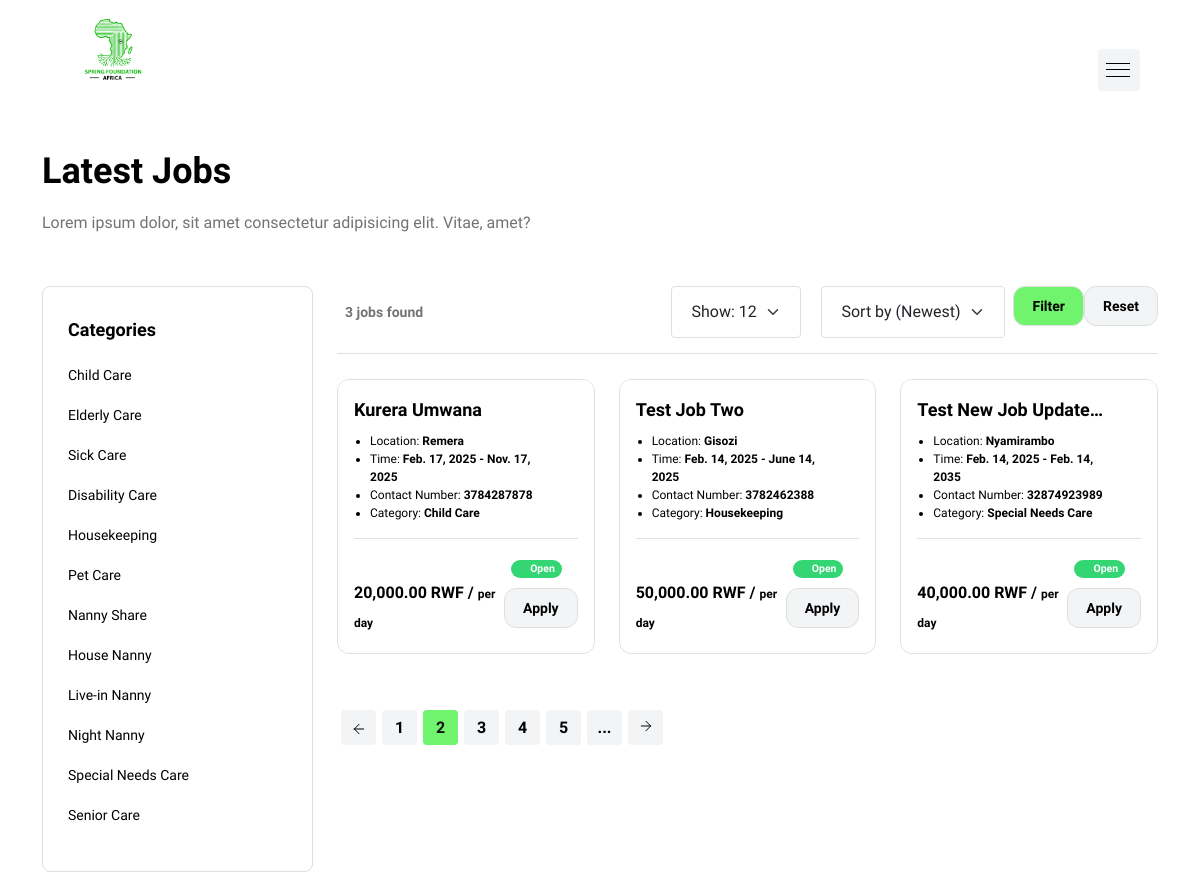
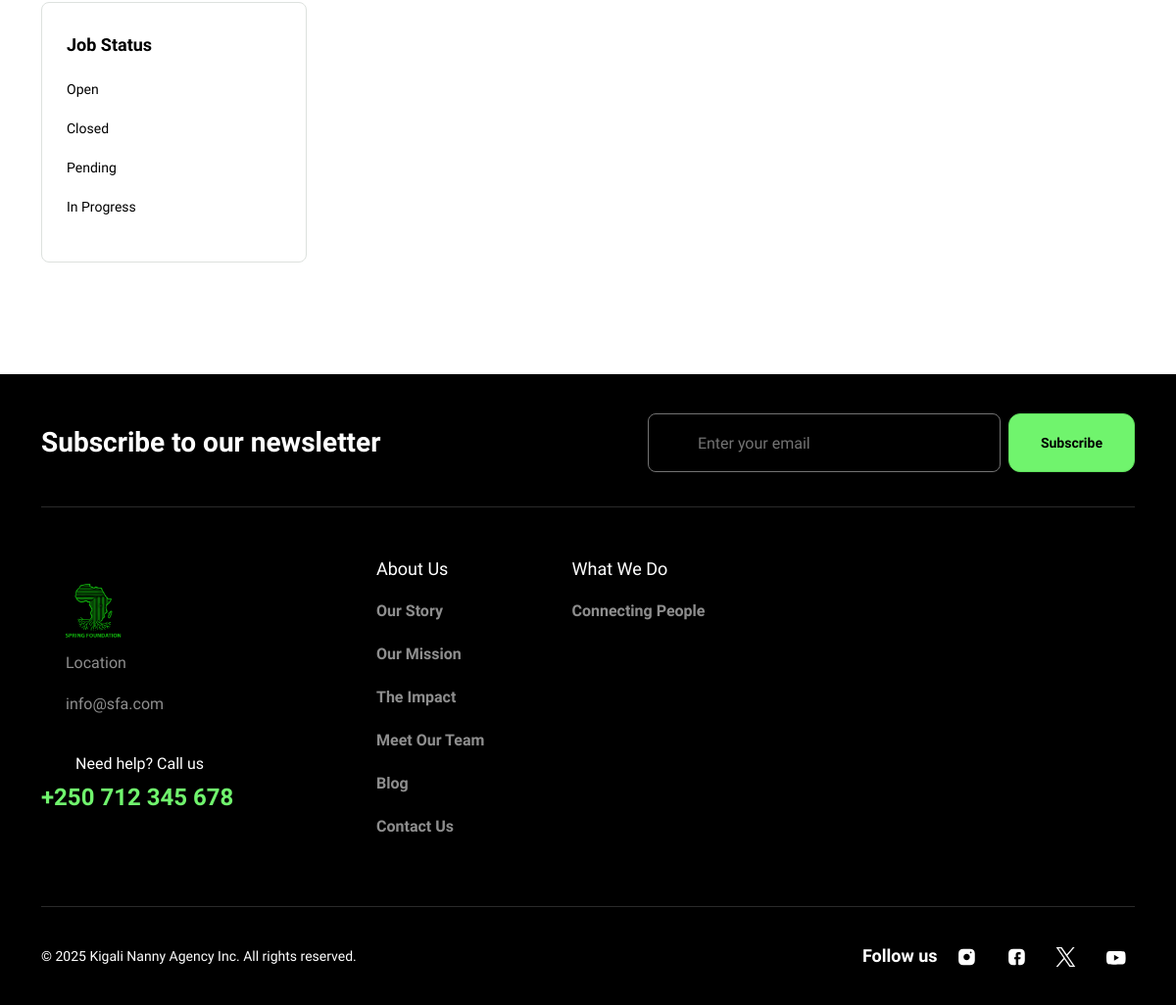
Screenshot of /jobs/ with the database file from the repository (2 pictures, top to bottom).
### base/models.py (models this page shows, shortened)
class JobPosting(models.Model):
    client = models.ForeignKey(
        get_user_model(),
        on_delete=models.CASCADE,
        related_name='job_postings',
        limit_choices_to={'role': 'Client'}
    )
    title = models.CharField(max_length=255)
    description = models.TextField()
    category = models.CharField(max_length=50, choices=JobCategory.choices)
    status = models.CharField(max_length=50, choices=JobStatus.choices, default=JobStatus.OPEN)
    salary = models.DecimalField(max_digits=10, decimal_places=2, null=True, blank=True)
    location = models.CharField(max_length=255)
    start_date = models.DateField()
    end_date = models.DateField(null=True, blank=True)
    created_at = models.DateTimeField(default=timezone.now)
    updated_at = models.DateTimeField(auto_now=True)
    slug = models.SlugField(unique=True, max_length=255, blank=True, null=True)
    class Meta:
        verbose_name = _('Job Posting')
        verbose_name_plural = _('Job Postings')

### account/models.py (models this page shows, shortened)
class User(AbstractBaseUser, PermissionsMixin):
    ROLE_CHOICES = (
        ('Client', 'Client'),
        ('Nanny', 'Nanny'),
    )
    name = models.CharField(max_length=255)
    email = models.EmailField(unique=True)
    phone_number = models.CharField(max_length=15, unique=True)
    image = ProcessedImageField(
        upload_to=user_image_path,
        processors=[ResizeToFill(720, 720)],
        format='JPEG',
        options={'quality': 90},
        null=True,
        blank=True,
    )
    role = models.CharField(max_length=30, choices=ROLE_CHOICES, null=True, blank=True)
    slug = models.SlugField(unique=True, max_length=255, null=True, blank=True)
    is_active = models.BooleanField(default=True)
    is_staff = models.BooleanField(default=False)
    created_at = models.DateTimeField(default=timezone.now)
    updated_at = models.DateTimeField(auto_now=True)
    objects = CustomUserManager()
    USERNAME_FIELD = 'email'
    REQUIRED_FIELDS = ['name', 'phone_number']

### base/views.py (the view, shortened to what this page needs)
# urls.py: path('jobs/', getJobs, name="getJobs"),
def getJobs(request):
    jobs = JobPosting.objects.all().order_by('-created_at')
    category = request.GET.get('category')
    if category:
        jobs = jobs.filter(category__iexact=category)
    status = request.GET.get('status')
    if status:
        jobs = jobs.filter(status__iexact=status)
    location = request.GET.get('location')
    if location:
        jobs = jobs.filter(location__icontains=location)
    salary_min = request.GET.get('salary_min')
    if salary_min:
        jobs = jobs.filter(salary__gte=salary_min)
    salary_max = request.GET.get('salary_max')
    if salary_max:
        jobs = jobs.filter(salary__lte=salary_max)
    sort = request.GET.get('sort')
    limit = request.GET.get('limit', 12)
    try:
        limit = int(limit)
    except ValueError:
        limit = 12
    paginator = Paginator(jobs, limit)
    page = request.GET.get('page')
    try:
        jobs_page = paginator.page(page)
    except PageNotAnInteger:
        jobs_page = paginator.page(1)
    except EmptyPage:
        jobs_page = paginator.page(paginator.num_pages)
    job_categories = JobCategory.choices
    job_statuses = JobStatus.choices
    context = {
        'jobs': jobs_page,
        'job_categories': job_categories,
        'job_statuses': job_statuses,
        'filter_params': request.GET,
        'jobs_count': paginator.count,
        'paginator': paginator,
        'page_obj': jobs_page,
    }
    return render(request, 'pages/jobs/index.html', context)

### templates/pages/jobs/index.html (shortened to what this page needs)
{% extends 'layouts/app.html' %}
{% load humanize %}
{% block content %}
    <section class="section-box pt-50 background-body">
        <div class="container">
            <div class="row align-items-end">
                <div class="col-md-9 mb-30 wow fadeInUp">
                    <h4 class="title-svg neutral-1000 mb-15">Latest Jobs</h4>
                    <p class="text-md-medium text-bold neutral-500">
                        Lorem ipsum dolor, sit amet consectetur adipisicing elit. Vitae, amet?
                    </p>
                </div>
            </div>
        </div>
    </section>
    <section class="box-section block-content-tourlist background-body">
        <div class="container">
            <div class="box-content-main pt-20">
                <div class="content-right">
                    <div class="box-filters mb-25 pb-5 border-bottom border-1">
                        <div class="row align-items-center">
                            <div class="col-xl-4 col-md-4 mb-10 text-lg-start text-center">
                                <div class="box-view-type">
                                    <span class="text-sm-bold neutral-500 number-found">{{ jobs_count }} jobs found</span>
                                </div>
                            </div>
                            <div class="col-xl-8 col-md-8 mb-10 text-lg-end text-center">
                                <div class="box-item-sort">
                                    <form method="get" class="d-flex">
                                        <div class="item-sort border-1 me-3">
                                            <select name="limit" class="form-select" style="border: none;">
                                                <option value="12" {% if filter_params.limit == "12" %}selected{% endif %}>Show: 12</option>
                                            </select>
                                        </div>
                                        <div class="item-sort border-1">
                                            <select name="sort" class="form-select" style="border: none;">
                                                <option value="newest" {% if filter_params.sort == "newest" %}selected{% endif %}>Sort by (Newest)</option>
                                            </select>
                                        </div>
                                        <div class="card-button ms-2">
                                            <button type="submit" class="btn btn-gray" style="background: #70f46d;;">
                                                Filter
                                            </button>
                                        </div>
                                        <div class="card-button">
                                            <a class="btn btn-gray" href="{% url 'base:getJobs' %}">
                                                Reset
                                            </a>
                                        </div>
                                    </form>
                                </div>
                            </div>
                        </div>
                    </div>
                    <div class="box-grid-tours wow fadeIn">
                        <div class="row">
                            {% for job in jobs %}
                                <div class="col-lg-4 col-md-6">
                                    <div class="card-journey-small background-card hover-up">
                                        <div class="pb-25"></div>
                                        <div class="card-info p-3 pt-30 border-top">
                                            <div class="card-title">
                                                <a class="text-lg-bold neutral-1000" href="{% url 'base:showJobDetails' job.slug %}">
                                                    {{ job.title|truncatechars:20 }}
                                                </a>
                                            </div>
                                            <div class="card-program">
                                                <ul class="list-style-disc ps-3 pe-4">
                                                    <li class="text-xs-medium neutral-1000">
                                                        Location: <strong>{{ job.location }}</strong>
                                                    </li>
                                                    <li class="text-xs-medium neutral-1000">
                                                        Time: <strong>{{ job.start_date|date }} - {{ job.end_date|date }}</strong>
                                                    </li>
                                                    <li class="text-xs-medium neutral-1000">
                                                        Contact Number: <strong>{{ job.client.phone_number }}</strong>
                                                    </li>
                                                    <li class="text-xs-medium neutral-1000">
                                                        Category: <strong>{{ job.get_category_display }}</strong>
                                                    </li>
                                                </ul>
                                                <div class="endtime pt-3 mt-3 border-top">
                                                    <a href="#" class="card-button pe-3">
                                                        {% if job.status == 'open' %}
                                                            <span class="badge badge-success rounded-pill d-inline-flex align-items-center fs-10">
                                                                <i class="fi fi-rr-check-circle me-1"></i> Open
                                                            </span>
                                                        {% elif job.status == 'closed' %}
                                                            <span class="badge badge-danger rounded-pill d-inline-flex align-items-center fs-10">
                                                                <i class="fi fi-rr-door-closed me-1"></i> Closed
                                                            </span>
                                                        {% elif job.status == 'pending' %}
                                                            <span class="badge badge-warning rounded-pill d-inline-flex align-items-center fs-10">
                                                                <i class="fi fi-rr-hourglass me-1"></i> Pending
                                                            </span>
                                                        {% elif job.status == 'in_progress' %}
                                                            <span class="badge badge-info rounded-pill d-inline-flex align-items-center fs-10">
                                                                <i class="fi fi-rr-caret-right me-1"></i> In Progress
                                                            </span>
                                                        {% endif %}
                                                    </a>
                                                </div>
                                                <div class="endtime">
                                                    <div class="card-price">
                                                        <a href="{% url 'base:showJobDetails' job.slug %}" class="text-lg-bold neutral-1000" style="font-size: 16px;">
                                                            {{ job.salary|intcomma }} RWF / <span style="font-size: 12px;">per day</span>
                                                        </a>
                                                    </div>
                                                    <div class="card-button">
                                                        <a class="btn btn-gray" href="{% url 'base:showJobDetails' job.slug %}">
                                                            Apply
                                                        </a>
                                                    </div>
                                                </div>
                                            </div>
                                        </div>
                                    </div>
                                </div>
                            {% endfor %}
                        </div>
                    </div>
                    <nav aria-label="Page navigation example">
                        <ul class="pagination">
                            <li class="page-item">
                                <a class="page-link" href="#" aria-label="Previous">
                                    <span aria-hidden="true">
                                        <svg width="12" height="12" viewbox="0 0 12 12" fill="none" xmlns="http://www.w3.org/2000/svg">
                                            <path d="M6.00016 1.33325L1.3335 5.99992M1.3335 5.99992L6.00016 10.6666M1.3335 5.99992H10.6668" stroke="" stroke-linecap="round" stroke-linejoin="round"></path>
                                        </svg>
                                    </span>
                                </a>
                            </li>
                            <li class="page-item">
                                <a class="page-link" href="#">1</a>
                            </li>
                            <li class="page-item">
                                <a class="page-link active" href="#">2</a>
                            </li>
                            <li class="page-item">
                                <a class="page-link" href="#">3</a>
                            </li>
                            <li class="page-item">
                                <a class="page-link" href="#">4</a>
                            </li>
                            <li class="page-item">
                                <a class="page-link" href="#">5</a>
                            </li>
                            <li class="page-item">
                                <a class="page-link" href="#">...</a>
                            </li>
                            <li class="page-item">
                                <a class="page-link" href="#" aria-label="Next">
                                    <span aria-hidden="true">
                                        <svg width="12" height="12" viewbox="0 0 12 12" fill="none" xmlns="http://www.w3.org/2000/svg">
                                            <path d="M5.99967 10.6666L10.6663 5.99992L5.99968 1.33325M10.6663 5.99992L1.33301 5.99992" stroke="" stroke-linecap="round" stroke-linejoin="round"></path>
                                        </svg>
                                    </span>
                                </a>
                            </li>
                        </ul>
                    </nav>
                </div>
                {% include 'inc/job-sidebar.html' %}
            </div>
        </div>
    </section>
{% endblock content %}

### rows the page displays
JobPosting: title "Kurera Umwana", location "Remera", start_date "Feb. 17, 2025", end_date "Nov. 17, 2025", client.phone_number "3784287878", category "Child Care", status "open" (drawn), salary "20,000.00"
JobPosting: title "Test Job Two", location "Gisozi", start_date "Feb. 14, 2025", end_date "June 14, 2025", client.phone_number "3782462388", category "Housekeeping", status "open" (drawn), salary "50,000.00"
JobPosting: title "Test New Job Update…", location "Nyamirambo", start_date "Feb. 14, 2025", end_date "Feb. 14, 2035", client.phone_number "32874923989", category "Special Needs Care", status "open" (drawn), salary "40,000.00"

### other values shown
{{ jobs_count }} "3"
{{ name }} "Child Care" "Elderly Care" "Sick Care" "Disability Care" "Housekeeping" "Pet Care" "Nanny Share" "House Nanny" "Live-in Nanny" "Night Nanny" "Special Needs Care" "Senior Care"
{{ status_name }} "Open" "Closed" "Pending" "In Progress"
